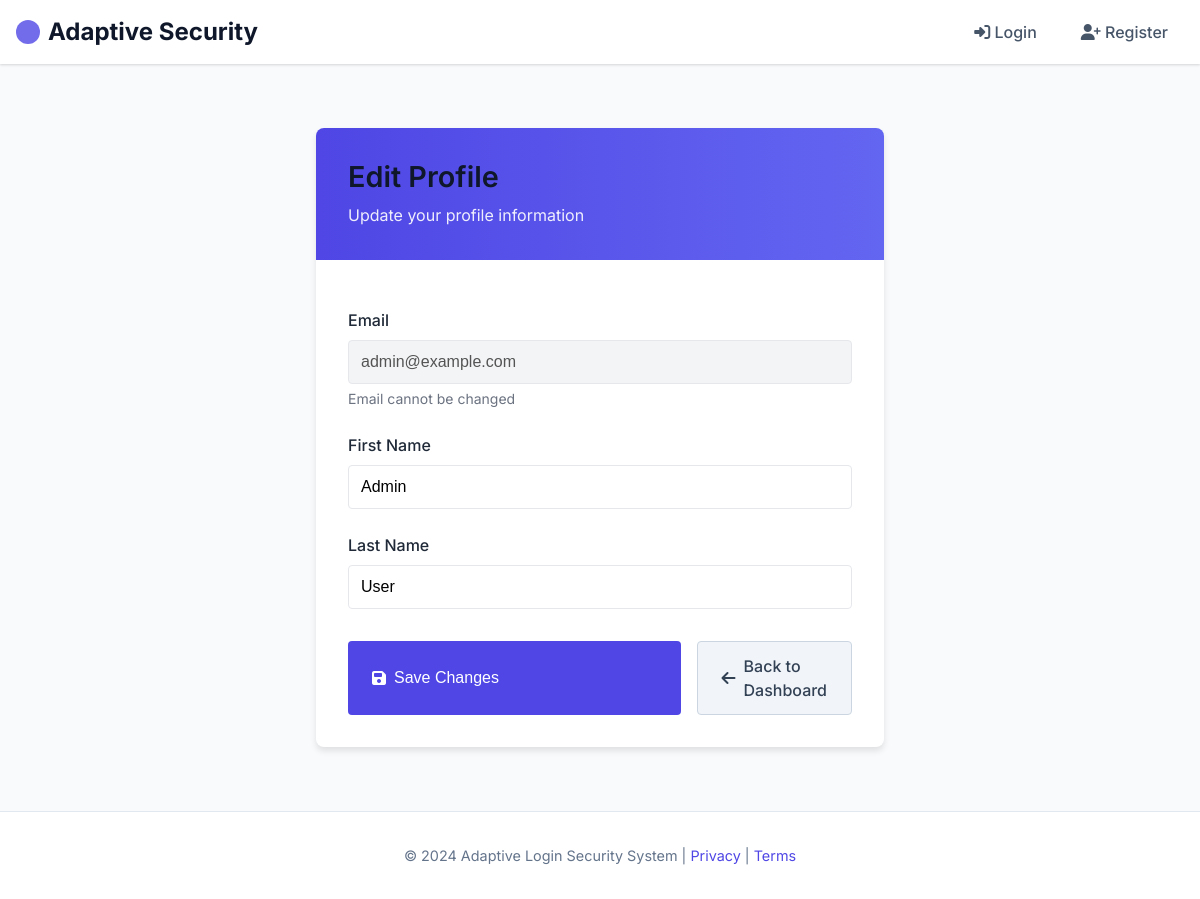
The page /users/profile (signed in) on the database its author committed.
### app/models/user.py (models this page shows, shortened)
class User(Base):
    __tablename__ = "users"
    id = Column(Integer, primary_key=True, index=True)
    email = Column(String, unique=True, index=True, nullable=False)
    username = Column(String, unique=True, index=True, nullable=False)
    hashed_password = Column(String, nullable=False)
    is_active = Column(Boolean, default=True)
    is_superuser = Column(Boolean, default=False)
    failed_login_attempts = Column(Integer, default=0)
    last_failed_login = Column(DateTime, nullable=True)
    account_locked_until = Column(DateTime, nullable=True)
    mfa_enabled = Column(Boolean, default=False)
    mfa_secret = Column(String, nullable=True)
    password_last_changed = Column(DateTime, default=datetime.utcnow)
    last_login = Column(DateTime, nullable=True)
    risk_score = Column(Integer, default=0)
    first_name = Column(String, nullable=True)
    last_name = Column(String, nullable=True)
    created_at = Column(DateTime, default=datetime.utcnow)
    updated_at = Column(DateTime, default=datetime.utcnow, onupdate=datetime.utcnow)
    role_id = Column(Integer, ForeignKey("roles.id"))
    role = relationship("Role", back_populates="users")
    sessions = relationship("Session", back_populates="user", cascade="all, delete-orphan")
    login_history = relationship("LoginHistory", back_populates="user", cascade="all, delete-orphan")
    devices = relationship("Device", back_populates="user", cascade="all, delete-orphan")
    login_attempts = relationship("LoginAttempt", back_populates="user", foreign_keys="[LoginAttempt.user_id]", cascade="all, delete-orphan")
    security_events = relationship("SecurityEvent", back_populates="user", foreign_keys="[SecurityEvent.user_id]", cascade="all, delete-orphan")
    suspicious_activities = relationship("SuspiciousActivity", back_populates="user", cascade="all, delete-orphan")
    login_locations = relationship("LoginLocation", back_populates="user", cascade="all, delete-orphan")
    acknowledged_events = relationship("SecurityEvent",
                                      foreign_keys="[SecurityEvent.acknowledged_by]",
                                      back_populates="acknowledged_by_user")
    risk_assessment_reviews = relationship("RiskAssessmentLog",
                                          foreign_keys="[RiskAssessmentLog.reviewed_by]",
                                          back_populates="reviewer")
    ip_blocks = relationship("BlockedIP",
                            foreign_keys="[BlockedIP.blocked_by]",
                            back_populates="admin")

### app/routers/users.py (the view)
@router.get("/profile", response_class=HTMLResponse)
async def user_profile(request: Request, current_user: User = Depends(get_current_user)):
    return templates.TemplateResponse(
        "users/profile.html",
        {
            "request": request,
            "user": current_user
        }
    )

### app/templates/users/profile.html (shortened to what this page needs)
{% extends "base.html" %}
{% block content %}
<div class="profile-container">
    <div class="profile-card">
        <div class="profile-header">
            <h1>Edit Profile</h1>
            <p>Update your profile information</p>
        </div>
        <div class="profile-content">
            <form method="POST" action="/users/profile" class="profile-form">
                <div class="form-group">
                    <label for="email">Email</label>
                    <input type="email" id="email" value="{{ user.email }}" disabled class="form-control">
                    <small class="form-text text-muted">Email cannot be changed</small>
                </div>
                <div class="form-group">
                    <label for="first_name">First Name</label>
                    <input type="text" id="first_name" name="first_name" value="{{ user.first_name or '' }}" class="form-control">
                </div>
                <div class="form-group">
                    <label for="last_name">Last Name</label>
                    <input type="text" id="last_name" name="last_name" value="{{ user.last_name or '' }}" class="form-control">
                </div>
                <div class="button-group">
                    <button type="submit" class="btn btn-primary">
                        <i class="fas fa-save"></i> Save Changes
                    </button>
                    <a href="/users/dashboard" class="btn btn-secondary">
                        <i class="fas fa-arrow-left"></i> Back to Dashboard
                    </a>
                </div>
            </form>
        </div>
    </div>
</div>
{% endblock %}

### app/static/css/styles.css (style rules this page uses)
* { margin: 0; padding: 0; box-sizing: border-box; }
:root { --primary: #4f46e5; --primary-dark: #4338ca; --primary-light: #a5b4fc; --secondary: #0ea5e9; --success: #10b981; --danger: #ef4444; --warning: #f59e0b; --dark: #1e293b; --gray-50: #f8fafc; --gray-100: #f1f5f9; --gray-200: #e2e8f0; --gray-300: #cbd5e1; --gray-400: #94a3b8; --gray-500: #64748b; --gray-600: #475569; --gray-700: #334155; --gray-800: #1e293b; --gray-900: #0f172a; --shadow-sm: 0 1px 2px 0 rgba(0, 0, 0, 0.05); --shadow: 0 1px 3px 0 rgba(0, 0, 0, 0.1), 0 1px 2px 0 rgba(0, 0, 0, 0.06); --shadow-md: 0 4px 6px -1px rgba(0, 0, 0, 0.1), 0 2px 4px -1px rgba(0, 0, 0, 0.06); --shadow-lg: 0 10px 15px -3px rgba(0, 0, 0, 0.1), 0 4px 6px -2px rgba(0, 0, 0, 0.05); --shadow-xl: 0 20px 25px -5px rgba(0, 0, 0, 0.1), 0 10px 10px -5px rgba(0, 0, 0, 0.04); --transition: all 0.2s ease-in-out; --border-radius-sm: 0.25rem; --border-radius: 0.375rem; --border-radius-md: 0.5rem; --border-radius-lg: 0.75rem; --border-radius-xl: 1rem; }
html { scroll-behavior: smooth; }
body { font-family: 'Inter', system-ui, -apple-system, BlinkMacSystemFont, 'Segoe UI', Roboto, Oxygen, Ubuntu, Cantarell, 'Open Sans', 'Helvetica Neue', sans-serif; line-height: 1.5; color: var(--gray-800); background-color: var(--gray-50); min-height: 100vh; display: flex; flex-direction: column; position: relative; overflow-x: hidden; }
h1, h2, h3, h4, h5, h6 { font-weight: 600; line-height: 1.2; color: var(--gray-900); margin-bottom: 1rem; }
h1 { font-size: 2.5rem; }
p { margin-bottom: 1rem; line-height: 1.6; }
a { color: var(--primary); text-decoration: none; transition: var(--transition); }
.form-group { margin-bottom: 1.5rem; }
.form-group label { display: block; margin-bottom: 0.5rem; color: var(--gray-700); font-weight: 500; }
.btn-primary { display: block; width: 100%; padding: 0.75rem; background-color: var(--primary); color: white; border: none; border-radius: var(--border-radius); font-size: 1rem; font-weight: 500; cursor: pointer; transition: var(--transition); }

### app/templates/users/profile.html (style rules this page uses)
.profile-container { max-width: 600px; margin: 2rem auto; padding: 0 1rem; }
.profile-card { background: white; border-radius: 8px; box-shadow: 0 4px 6px rgba(0, 0, 0, 0.1); overflow: hidden; }
.profile-header { background: linear-gradient(to right, #4f46e5, #6366f1); color: white; padding: 2rem; }
.profile-header h1 { margin: 0; font-size: 1.8rem; }
.profile-header p { margin: 0.5rem 0 0; opacity: 0.9; }
.profile-content { padding: 2rem; }
.profile-form { margin-top: 1rem; }
.form-group { margin-bottom: 1.5rem; }
.form-group label { display: block; margin-bottom: 0.5rem; font-weight: 500; color: #1f2937; }
.form-control { width: 100%; padding: 0.75rem; border: 1px solid #e5e7eb; border-radius: 4px; font-size: 1rem; }
.form-control:disabled { background: #f3f4f6; cursor: not-allowed; }
.form-text { display: block; margin-top: 0.25rem; font-size: 0.875rem; color: #6b7280; }
.button-group { display: flex; gap: 1rem; margin-top: 2rem; }
.btn { display: inline-flex; align-items: center; padding: 0.75rem 1.5rem; border-radius: 4px; font-weight: 500; text-decoration: none; transition: all 0.2s; }
.btn i { margin-right: 0.5rem; }
.btn-primary { background: #4f46e5; color: white; border: none; }
.btn-secondary { background: #f1f5f9; color: #334155; border: 1px solid #cbd5e1; }

### rows shown on the page
User: email "admin@example.com", first_name "Admin", last_name "User"
